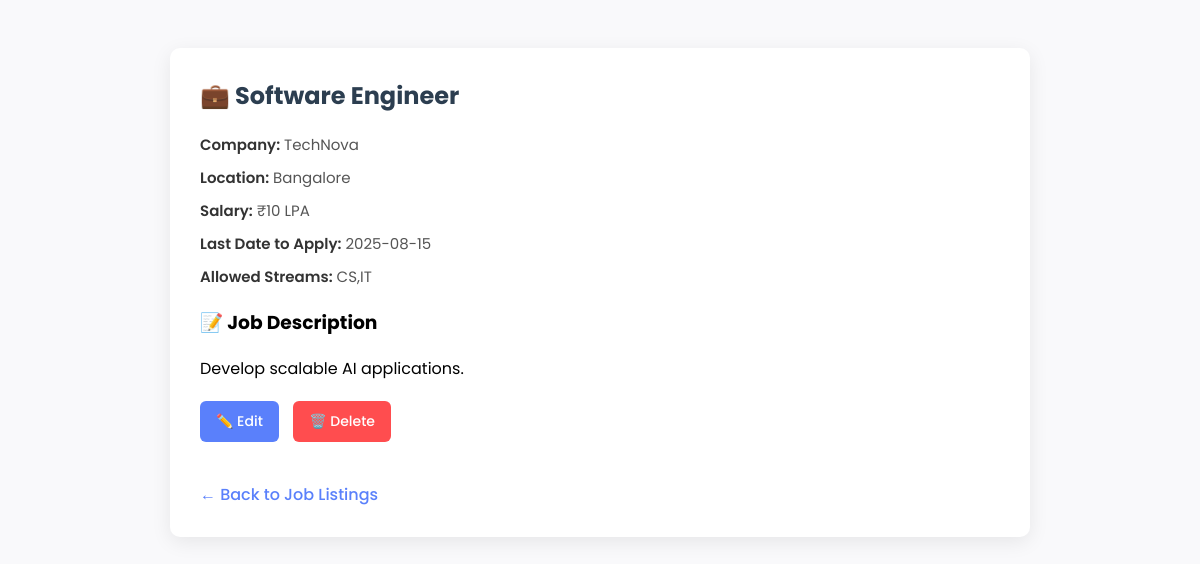
Screenshot of /Admin/view-job.php?id=1 (signed in) with the database file from the repository.
### tables this page shows
CREATE TABLE IF NOT EXISTS jobs (
    id int NOT NULL AUTO_INCREMENT,
    company_id int NOT NULL,
    title varchar(100) NOT NULL,
    description text,
    allowed_streams text,
    salary varchar(50) DEFAULT NULL,
    location varchar(100) DEFAULT NULL,
    last_date_to_apply date DEFAULT NULL,
    PRIMARY KEY (id),
    KEY company_id (company_id),
    FOREIGN KEY (company_id) REFERENCES companies(id) ON DELETE CASCADE
);

CREATE TABLE IF NOT EXISTS companies (
    id int NOT NULL AUTO_INCREMENT,
    name varchar(100) NOT NULL,
    description text,
    website varchar(255) DEFAULT NULL,
    logo_path varchar(255) DEFAULT NULL,
    created_at datetime DEFAULT CURRENT_TIMESTAMP,
    PRIMARY KEY (id)
);

### db-functions.php (called while the page is built, shortened)
<?php
function getConnection()
{
    static $conn = null;
    if ($conn === null) {
        $host = getenv('DB_HOST') ?: "localhost";
        $user = getenv('DB_USER') ?: "root";
        $pass = getenv('DB_PASSWORD') ?: "";
        $dbname = getenv('DB_NAME') ?: "campushire";
        $conn = mysqli_connect($host, $user, $pass, $dbname);
    }
    return $conn;
}
function getJobById($id)
{
    $conn = getConnection();
    $stmt = mysqli_prepare($conn, "SELECT j.*, c.name as company_name FROM jobs j JOIN companies c ON j.company_id = c.id WHERE j.id = ?");
    mysqli_stmt_bind_param($stmt, "i", $id);
    mysqli_stmt_execute($stmt);
    $result = mysqli_stmt_get_result($stmt);
    $job = mysqli_fetch_assoc($result);
    return $job;
}
?>

### Admin/view-job.php (the view, shortened to what this page needs)
<?php
require_once '../db-functions.php';
$job_id = intval($_GET['id']);
$job = getJobById($job_id);
?>
<!DOCTYPE html>
<html>
<head>
</head>
<body>
    <div class="container">
        <h2>💼 <?= htmlspecialchars($job['title']) ?></h2>
        <div class="meta"><span class="label">Company:</span> <?= htmlspecialchars($job['company_name']) ?></div>
        <div class="meta"><span class="label">Location:</span> <?= htmlspecialchars($job['location']) ?></div>
        <div class="meta"><span class="label">Salary:</span> <?= htmlspecialchars($job['salary']) ?></div>
        <div class="meta"><span class="label">Last Date to Apply:</span>
            <?= htmlspecialchars($job['last_date_to_apply']) ?></div>
        <div class="meta"><span class="label">Allowed Streams:</span>
            <?= nl2br(htmlspecialchars($job['allowed_streams'])) ?></div>
        <div class="section">
            <h3>📝 Job Description</h3>
            <p><?= nl2br(htmlspecialchars($job['description'])) ?></p>
        </div>
        <div class="section">
            <a href="edit-job.php?id=<?= $job['id'] ?>" class="btn edit">✏️ Edit</a>
            <a href="delete-job.php?id=<?= $job['id'] ?>" class="btn delete"
                onclick="return confirm('Are you sure you want to delete this job?')">🗑️ Delete</a>
        </div>
        <a href="job-list.php" class="back">← Back to Job Listings</a>
    </div>
</body>
</html>

### Admin/view-job.php (style rules this page uses)
body { font-family: 'Poppins', sans-serif; background: #f9f9fb; padding: 40px; }
.container { max-width: 800px; margin: auto; background: white; border-radius: 10px; box-shadow: 0 5px 20px rgba(0, 0, 0, 0.08); padding: 30px; }
h2 { margin-top: 0; color: #2c3e50; }
.meta { margin-bottom: 10px; font-size: 15px; color: #555; }
.label { font-weight: 600; color: #333; }
.section { margin: 20px 0; }
.back { display: inline-block; margin-top: 20px; color: #5a80fb; text-decoration: none; font-weight: 500; }
.btn { display: inline-block; padding: 10px 16px; margin-right: 10px; border-radius: 6px; text-decoration: none; font-weight: 500; font-size: 14px; transition: background 0.2s; }
.btn.edit { background-color: #5a80fb; color: white; }
.btn.delete { background-color: #ff4d4f; color: white; }

### rows the page displays
jobs: title "Software Engineer", company.name "TechNova", location "Bangalore", salary "₹10 LPA", last_date_to_apply "2025-08-15", allowed_streams "CS,IT", description "Develop scalable AI applications."
